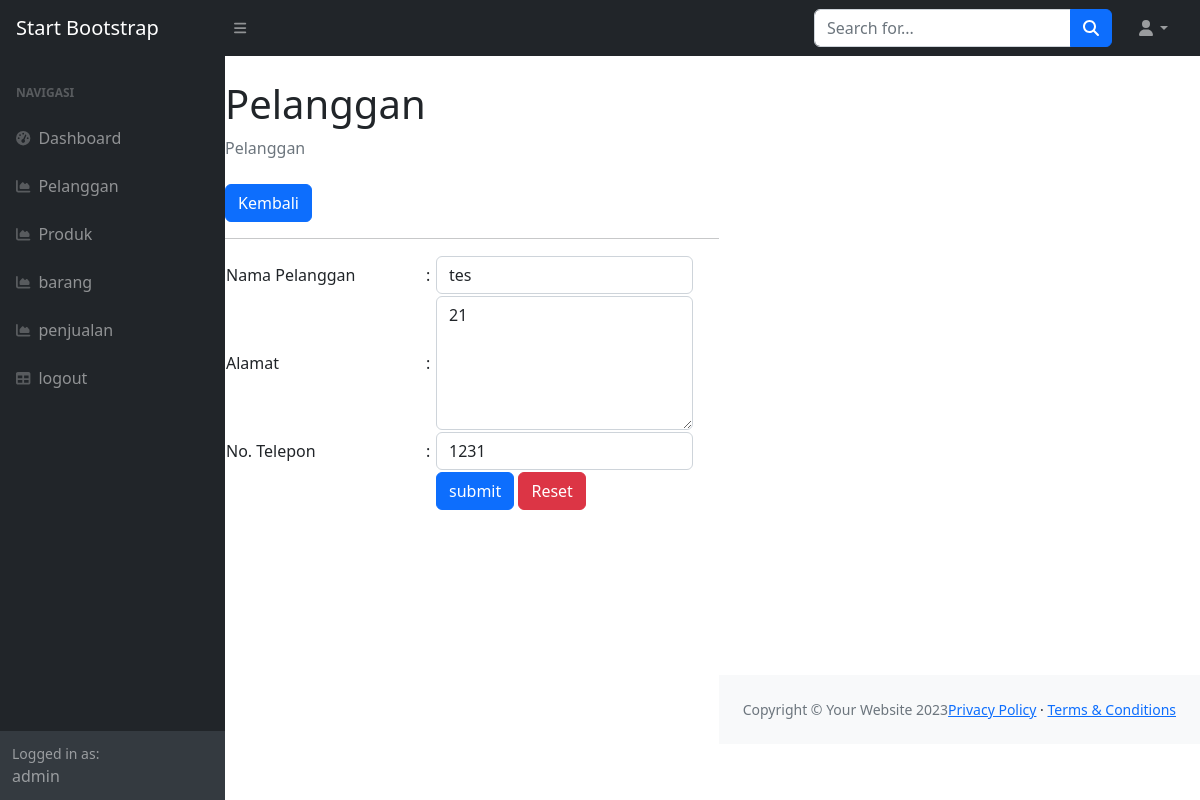
The app's page /index.php?page=pelanggan_ubah&&id=23 (signed in) with its own data.
### tables this page shows
CREATE TABLE `pelanggan` (
  `id_pelanggan` int(11) NOT NULL,
  `nama_pelanggan` varchar(255) DEFAULT NULL,
  `alamat` text DEFAULT NULL,
  `no_telepon` int(15) DEFAULT NULL
);

### kasir/pelanggan_ubah.php (the view, shortened to what this page needs)
<?php
$id = $_GET['id'];
$query = mysqli_query($koneksi, "SELECT * FROM pelanggan WHERE id_pelanggan = '$id'");
$data = mysqli_fetch_array($query);
?>
<class="container-fluidpx-4">
    <h1 class="mt-4">Pelanggan</h1>
    <ol class="breadcrumb mb-4">
        <li class="breadcrumb-item active">Pelanggan</li>
    </ol>
    <a href="?page=pelanggan" class="btn btn-primary">Kembali</a>
    <hr>
    <form method="post">
        <table>
            <tr>
                <td width="200">Nama Pelanggan</td>
                <td width="1">:</td>
                <td><input class="form-control" value="<?php echo $data['nama_pelanggan']; ?>" type="text"
                        name="nama_pelanggan"></td>
            </tr>
            <tr>
                <td width="200">Alamat</td>
                <td width="10">:</td>
                <td><textarea name="alamat" rows="5" class="form-control"><?php echo $data['alamat']; ?></textarea></td>
            </tr>
            <tr>
                <td>No. Telepon</td>
                <td>:</td>
                <td><input class="form-control" type="number" step="0" value="<?php echo $data['no_telepon']; ?>"
                        name="no_telepon"></td>
            </tr>
            <tr>
                <td></td>
                <td></td>
                <td>
                    <button type="submit" class="btn btn-primary">submit</button>
                    <button type="reset" class="btn btn-danger">Reset</button>
                </td>
            </tr>
        </table>
    </form>
    </div>

### records on screen
pelanggan: nama_pelanggan "tes", alamat "21", no_telepon "1231"

### other values on screen
$_SESSION['user']['nama'] "admin"
